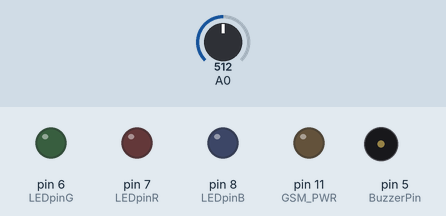
The sketch below on a simulated Arduino Uno, built with avr-gcc and run on an emulated ATmega328P. Shown: output pins drawn as LEDs (lit = HIGH), buzzer (waves = sounding, pin HIGH). Inputs (shaded band) come from the test bench; at power-on: A0 = 512. The modem accepts every AT command (registered, SIM ready, sends succeed) and sends nothing else; what the sketch prints to the serial monitor is not drawn.

Above: at 0.1 s.
At 17.8 s:
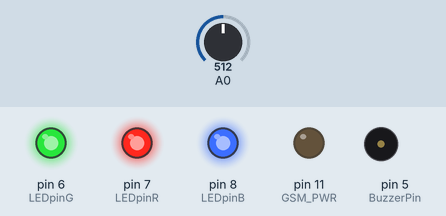
17.9 s: A0 set to 311
19.4 s: A0 set to 290
At 20.7 s:
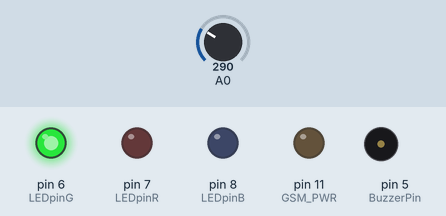
Timing chart, 0 to 22.4 s (numbered marks = the images above; inputs shaded):
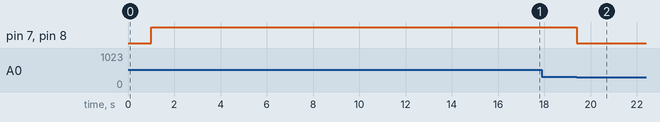

The sketch:

sketch_jan19a.ino
```cpp
#include <SoftwareSerial.h>

//initialize GSM pins
#define GSM_RX  10
#define GSM_TX  9
#define GSM_PWR 11
#define GSM_BAUD  9600


//initialize output pins for buzzer and LED
int LEDpinB = 8; //blue LED PIN
int LEDpinR = 7; //red LED PIN
int LEDpinG = 6; //green LED PIN

int BuzzerPin = 5; //buzzer PIN

//gas detect tracker

String calib = "waiting";
int passFlag = 0;

//initialize variable for it to communicate with serial monitor
SoftwareSerial SIM7600SS = SoftwareSerial(GSM_TX, GSM_RX);
SoftwareSerial *SIM7600Serial = &SIM7600SS;


char SIM7600Buffer[64]; //


void sendSms(String text){
    SIM7600Serial->println("AT+CMGS=\"+xxxxxx\"");

    delay(1000);

  SIM7600Serial->println(text);
  Serial.println("send SMS");
  SIM7600Serial->write(0x1A);
}
void Call(){
      SIM7600Serial->println("ATD+xxxxxxx;");

    Serial.println("make Call");
}
void readStatusSms(uint8_t slt, String sensorValue)
{
      SIM7600Serial->print("AT+CMGR=");
      SIM7600Serial->println(slt);
      if (SIM7600Serial->find("Status")){
        String warning = "Current environment ratio: ";
        warning += sensorValue;
        sendSms(warning);
      }

}
void readTestSms(uint8_t slt)
{
    bool test = true;
      SIM7600Serial->print("AT+CMGR=");
      SIM7600Serial->println(slt);
         if (SIM7600Serial->find("Test")){

        digitalWrite(LEDpinR, HIGH);
            tone(BuzzerPin, 100);
              delay(2000);

          digitalWrite(LEDpinR, LOW);
            noTone(BuzzerPin);

      }
}

void begin(){
   int16_t timeout = 10000;
  bool success = false;
  while (timeout > 0) {
     SIM7600Serial->println("AT");
if (SIM7600Serial->find("OK")){
  Serial.println("GSM SUCCESS");
  success=true;
  break;
}
delay(500);
    timeout -= 500;
  }
  if(success==false){
    Serial.println("ERROR");
    digitalWrite(LEDpinR, HIGH);
    while(1){

    }
  }

}

void setup()
{

  pinMode(GSM_PWR, OUTPUT);
  delay(1000);
  pinMode(GSM_PWR, INPUT_PULLUP);
  pinMode(LEDpinB,OUTPUT);
    pinMode(LEDpinR,OUTPUT);
  pinMode(LEDpinG,OUTPUT);

  pinMode(BuzzerPin, OUTPUT);
  Serial.begin(115200);

  Serial.println("Initializing... (May take a minute)");
  digitalWrite(LEDpinB, HIGH);
  digitalWrite(LEDpinR, HIGH);
  digitalWrite(LEDpinG, HIGH);
//  playStartMelody();

  SIM7600Serial->begin(GSM_BAUD);
    delay(15000);

  begin();
  Serial.println(F("SIM7600 is OK"));


  // Print SIM card IMEI number.


  SIM7600Serial->print("AT+CNMI=2,1\r\n");  // send a +CMTI notification when an SMS is received
  SIM7600Serial->print("AT+CMGF=1");  //set operating mode of gsm module to sms text mode instead of PDU


  Serial.println("GSM is ready!");
  delay(1000);

  while(calib=="waiting"){
    int sensorValue = analogRead(A0);
     if(sensorValue>300){
          Serial.println(sensorValue);
    }else{
      calib="done";
      digitalWrite(LEDpinG, HIGH);

  }
  }
   digitalWrite(LEDpinB, LOW);
   digitalWrite(LEDpinR, LOW);
    sendSms("ready");
    Call();
}

void loop()
{
//  Call();
//
  char* bufPtr = SIM7600Buffer; // Handy buffer pointer


 boolean smokeDetect = false;
 int sensorValue = analogRead(A0);

 Serial.println(sensorValue);
//
 String stringRatio = String(sensorValue);

  delay(1000);

  if(sensorValue>=300){
    if (passFlag == 0) {
    String warning = "Warning, check location, ratio: ";
    warning += sensorValue;
    sendSms(warning);

    passFlag++;                     // Increment passFlag
  }


          if(sensorValue > 650){
            digitalWrite(LEDpinR, HIGH);
            tone(BuzzerPin, 100);
          Call();
          }else{
            noTone(BuzzerPin);
            digitalWrite(LEDpinR, LOW);
          }

  }else{
    passFlag == 0;
        passFlag = 0;

  }

  if (SIM7600Serial->available()) {
 int slot = 0; // slot number of the SMS
    int charCount = 0;
    do {
      *bufPtr = SIM7600Serial->read();
      delay(1);
    } while ((*bufPtr++ != '\n') && (SIM7600Serial->available()));

    // Make pointer point to nothing
    *bufPtr = 0;


    if (1 == sscanf(SIM7600Buffer, "+CMTI: \"SM\",%d", &slot)) {
      Serial.print("slot: "); Serial.println(slot);

    readStatusSms(slot,stringRatio);
    readTestSms(slot);


    }

  }

}
```

Measured:
- the behaviour switches between 301 and 300 on A0 (found by bisection; images 1 and 2)
- after the input at 19.4 s, pin 7 (LEDpinR), pin 8 (LEDpinB): HIGH → LOW at once
